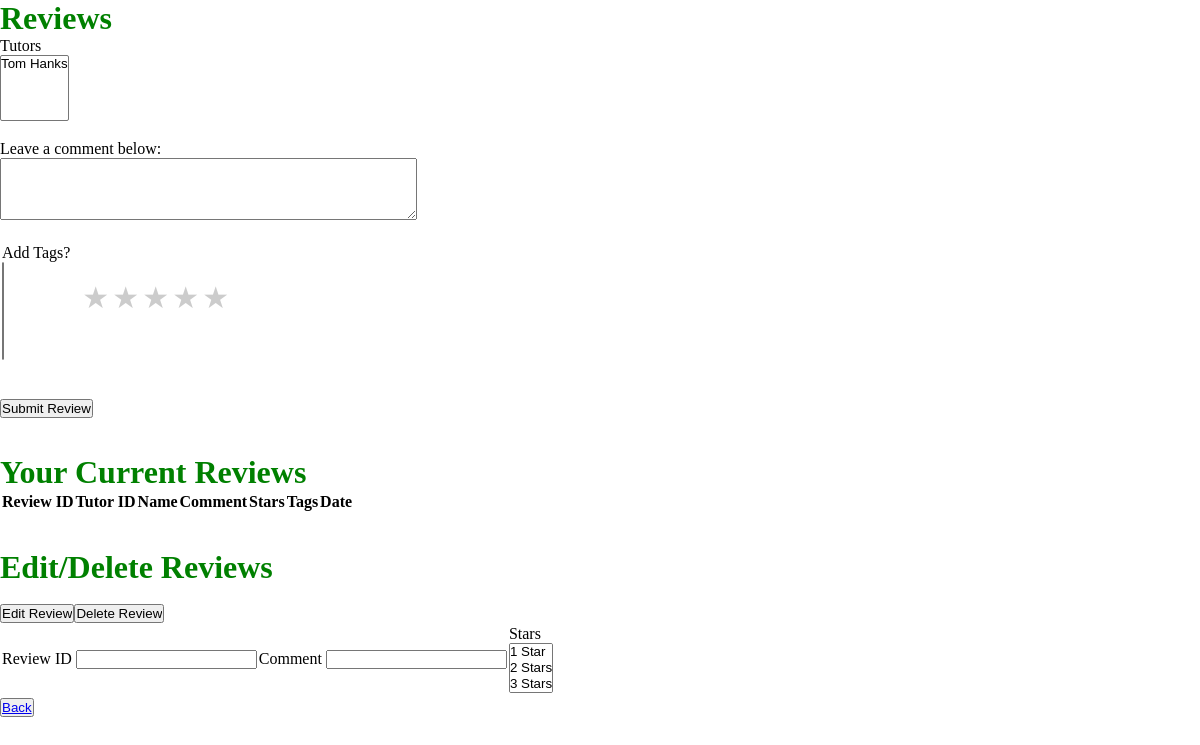
/review.php?user_id=1, run on an earlier commit of the app's database.
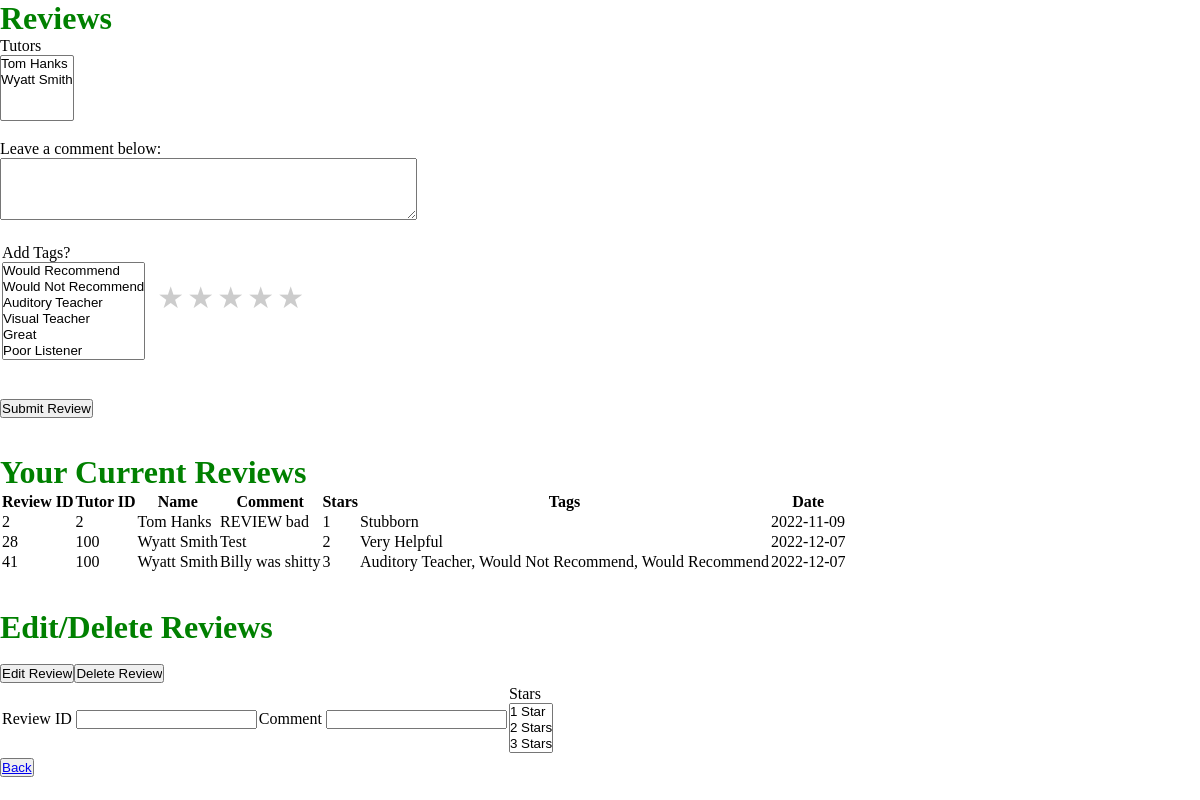
And on a later commit of the database.
### tables this page shows
CREATE TABLE `review` (
  `REVIEW_ID` int(50) NOT NULL,
  `COMMENT` varchar(100) NOT NULL,
  `STARS` int(1) NOT NULL,
  `TUTOR_ID` int(50) NOT NULL,
  `STUDENT_ID` int(50) NOT NULL,
  `DATE` date NOT NULL
);

### review.php (the view, shortened to what this page needs)
<?php
    $user_id = $_GET['user_id'];
    $db_host = 'localhost';
    $db_user = 'root';
    $db_password = 'root';
    $db_db = 'tutor_app';
    $conn = new mysqli($db_host, $db_user, $db_password, $db_db);
    $user_reviews = ($conn->query("SELECT * FROM `all_reviews` WHERE `STUDENT_ID`=$user_id"));
    $all_tags = $conn->query("SELECT * FROM `tag`");
    $all_tutors = $conn->query("SELECT * FROM `user` WHERE IS_TUTOR = 1");
?>
<!DOCTYPE html>
<html>
<head><link rel="stylesheet" href="review.css"></head>
<body>
<h1>Reviews</h1>
<p>
    <form action="" method="post">
        <?php
            echo "<label>Tutors</label>";
            echo "<br>";
            echo "<select name=\"tutor\" size=\"4\">";
            foreach($all_tutors as $tutor)
                echo "<option value=".$tutor['USER_ID'].">".$tutor['F_NAME']." ".$tutor['L_NAME']."</option>";
            echo "</select>";
        ?>
        <br><br>
        <p><label>Leave a comment below:</label></p>
        <textarea name="body" rows="4" cols="50"></textarea>
        <br><br>
        <table>
            <tr><td>
            <?php
                echo "<label>Add Tags?</label>";
                echo "<br>";
                echo "<select name=\"tags[]\" size=\"6\" multiple>";
                foreach($all_tags as $tag)
                    echo "<option value=".$tag['TAG_ID'].">".$tag['NAME']."</option>";
                echo "</select>";
            ?>
            </td>
            <td>
            <div class="rate">
                <label for="star5" title="text">5 stars</label>
                <label for="star4" title="text">4 stars</label>
                <label for="star3" title="text">3 stars</label>
                <label for="star2" title="text">2 stars</label>
                <label for="star1" title="text">1 star</label>
            </div>
            </td></tr>
        </table>
        <br><br>
        <input name="submitBtn" type="submit" value="Submit Review"/>
    </form>
    <br><br>
    <h1>Your Current Reviews</h1>
    <?php
        echo "<table>";
        echo "<tr>";
        echo "<th>Review ID</th>";
        echo "<th>Tutor ID</th>";
        echo "<th>Name</th>";
        echo "<th>Comment</th>";
        echo "<th>Stars</th>";
        echo "<th>Tags</th>";
        echo "<th>Date</th>";
        echo "</tr>";
        foreach($user_reviews as $review) {
            echo "<tr>";
            echo "<td>".$review['REVIEW_ID']."</td>";
            echo "<td>".$review['TUTOR_ID']."</td>";
            echo "<td>".$review['NAME']."</td>";
            echo "<td>".$review['COMMENT']."</td>";
            echo "<td>".$review['STARS']."</td>";
            echo "<td>".$review['TAGS']."</td>";
            echo "<td>".$review['DATE']."</td>";
            echo "</tr>";
        }
        echo "</table>";
    ?>
    <br><br>
    <h1>Edit/Delete Reviews</h1>
    <br>
    <form action="" method="post">
    <table>
        <tr>
            <td><label title="text">Review ID</label>
                <input type="text" name="review_id"/></td>
            <td><label title="text">Comment</label>
                <input type="text" name="comment"/></td>
            <td>
                <?php
                    echo "<label>Stars</label>";
                    echo "<br>";
                    echo "<select name=\"stars\" size=\"3\">";
                    echo "<option value=1>1 Star</option>";
                    echo "<option value=2>2 Stars</option>";
                    echo "<option value=3>3 Stars</option>";
                    echo "<option value=4>4 Stars</option>";
                    echo "</select>";
                ?>
            </td>
        </tr>
        <tr>
            <input name="editBtn" type="submit" value="Edit Review"/>
            <input name="deleteBtn" type="submit" value="Delete Review"/>
        </tr>
    </table>
    </form>
</p>
<button><a href=<?php echo "/student.php?user_id=".$user_id?>>Back</a></button>
</body>
</html>

What changed in the data, as far as the page shows it:
added review: REVIEW_ID "2", TUTOR_ID "2", NAME "Tom Hanks", COMMENT "REVIEW bad", STARS "1", TAGS "Stubborn", DATE "2022-11-09"
added review: REVIEW_ID "28", TUTOR_ID "100", NAME "Wyatt Smith", COMMENT "Test", STARS "2", TAGS "Very Helpful", DATE "2022-12-07"
added review: REVIEW_ID "41", TUTOR_ID "100", NAME "Wyatt Smith", COMMENT "Billy was shitty", STARS "3", TAGS "Auditory Teacher, Would Not Recommend, Would Recommend", DATE "2022-12-07"
Also different on the page:
form field tutor: "Tom Hanks" → "Tom Hanks / Wyatt Smith"
form field value: (not shown) → "Would Recommend / Would Not Recommend / Auditory Teacher / Visual Teacher / Great / Poor Listener"
